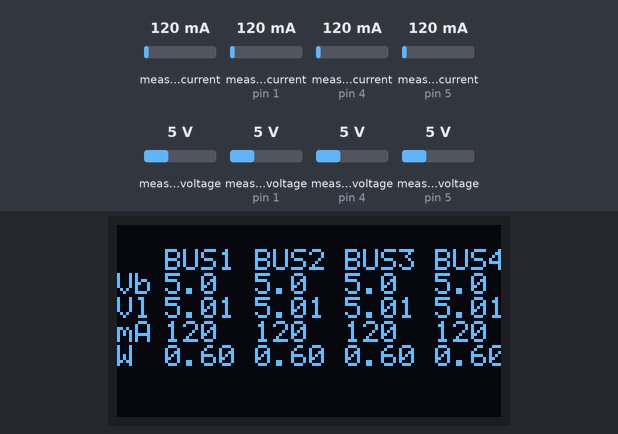
The sketch below on a simulated Arduino Uno, built with avr-gcc and run on an emulated ATmega328P. On the bench: 128×64 one-colour display. The inputs (shaded band) are chosen by the test bench; at power-on: measured current 120 mA, measured current (sensors on pin 1, pin 4, pin 5) 120 mA, measured voltage 5 V, measured voltage (sensors on pin 1, pin 4, pin 5) 5 V.

Above: at 1.2 s.
1.3 s: measured current (sensor 0) set to 40 mA
At 2.3 s:
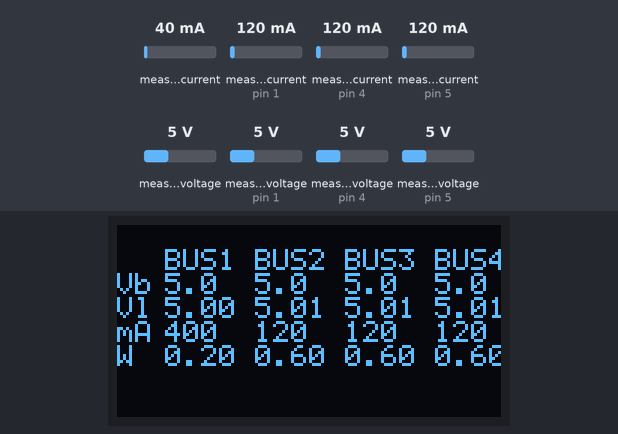
3.1 s: measured current (sensor on pin 1) set to 40 mA
At 3.8 s:
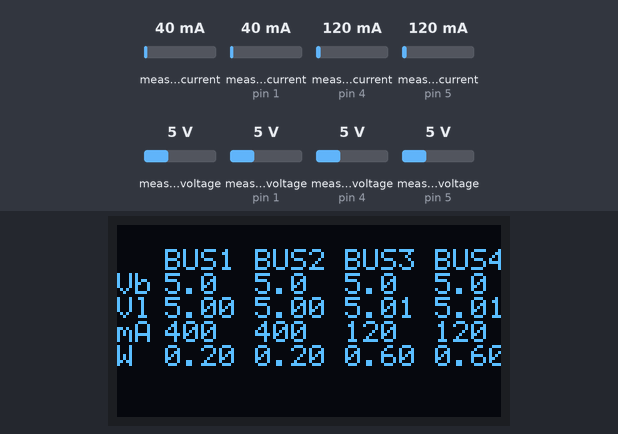
4.7 s: measured current (sensor on pin 4) set to 40 mA
At 5.2 s:
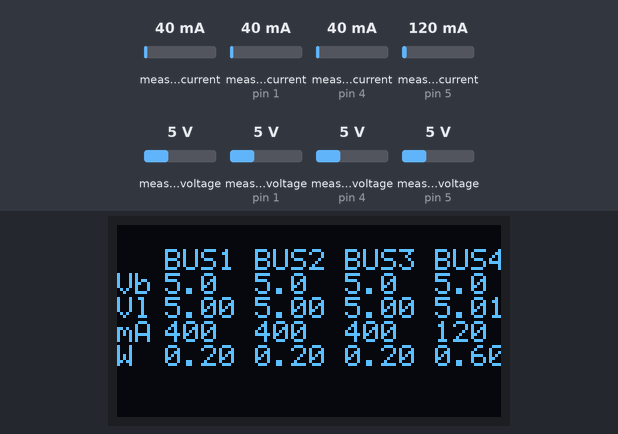
6.3 s: measured current (sensor on pin 5) set to 40 mA
At 7.6 s:
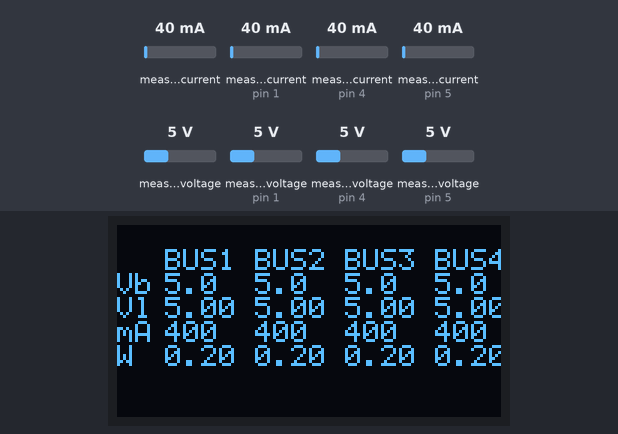
7.9 s: measured voltage (sensor 0) set to 0.3 V
At 9.1 s:
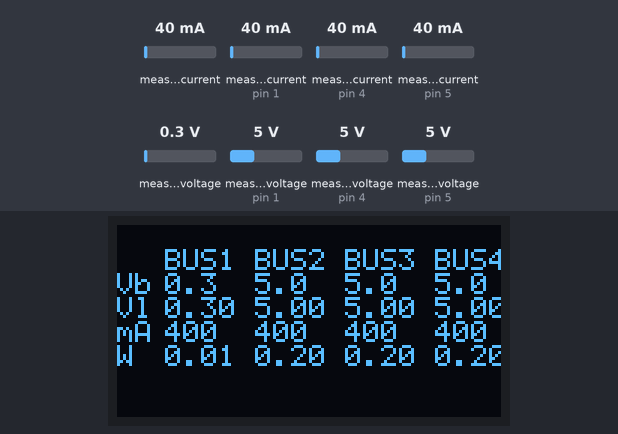
9.4 s: measured voltage (sensor on pin 1) set to 0.3 V
At 10.3 s:
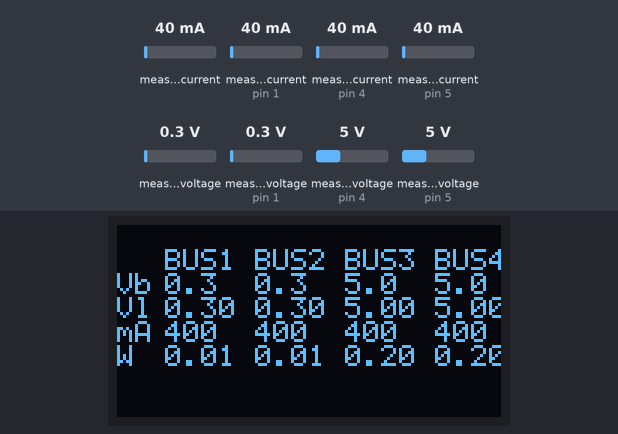
Timing chart, 0 to 12.0 s (numbered marks = the images above; inputs shaded):
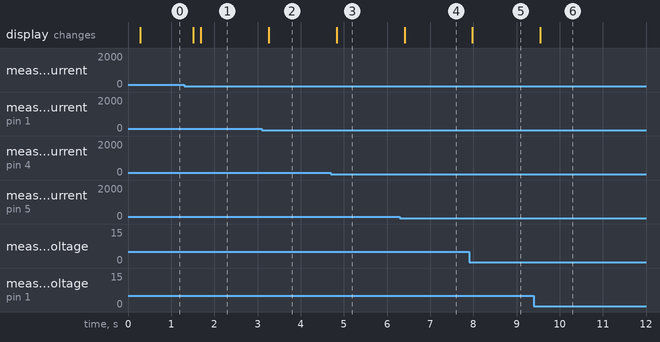

The sketch:

power_meter.ino
```cpp
#include <Wire.h>
#include <Adafruit_INA219.h>
#include "SSD1306Ascii.h"
#include "SSD1306AsciiAvrI2c.h"

#define I2C_ADDRESS 0x3C
SSD1306AsciiAvrI2c oled;
Adafruit_INA219 ina219_A(0x40);
Adafruit_INA219 ina219_B(0x41);
Adafruit_INA219 ina219_C(0x44);
Adafruit_INA219 ina219_D(0x45);

float shuntvoltage_A = 0, shuntvoltage_B = 0, shuntvoltage_C = 0, shuntvoltage_D = 0, busvoltage_A = 0, busvoltage_B = 0, busvoltage_C = 0, busvoltage_D = 0, current_A = 0, current_B = 0, current_C = 0, current_D = 0, loadvoltage_A = 0, loadvoltage_B = 0, loadvoltage_C = 0, loadvoltage_D = 0, power_A = 0, power_B = 0, power_C = 0, power_D = 0, offset = 0, current_off_A = 0;

void setup(void)  {
  uint32_t currentFrequency;

  Serial.begin(9600);

  // Initialize the INA219.
  // By default the initialization will use the largest range (32V, 2A).  However
  // you can call a setCalibration function to change this range (see comments).
  ina219_A.begin();
  ina219_B.begin();
  ina219_C.begin();
  ina219_D.begin();
  oled.begin(&Adafruit128x64, I2C_ADDRESS);
  oled.setFont(System5x7);

  // To use a slightly lower 32V, 1A range (higher precision on amps):
  //ina219.setCalibration_32V_1A();
  // Or to use a lower 16V, 400mA range (higher precision on volts and amps):
  ina219_A.setCalibration_16V_400mA();
  ina219_B.setCalibration_16V_400mA();
  ina219_C.setCalibration_16V_400mA();
  ina219_D.setCalibration_16V_400mA();
}

void loop(void) {
  shuntvoltage_A = ina219_A.getShuntVoltage_mV();
  shuntvoltage_B = ina219_B.getShuntVoltage_mV();
  shuntvoltage_C = ina219_C.getShuntVoltage_mV();
  shuntvoltage_D = ina219_D.getShuntVoltage_mV();
  busvoltage_A = ina219_A.getBusVoltage_V();
  busvoltage_B = ina219_B.getBusVoltage_V();
  busvoltage_C = ina219_C.getBusVoltage_V();
  busvoltage_D = ina219_D.getBusVoltage_V();
  current_A = ina219_A.getCurrent_mA();
  current_B = ina219_B.getCurrent_mA();
  current_C = ina219_C.getCurrent_mA();
  current_D = ina219_D.getCurrent_mA();
  loadvoltage_A = busvoltage_A + (shuntvoltage_A / 1000);
  loadvoltage_B = busvoltage_B + (shuntvoltage_B / 1000);
  loadvoltage_C = busvoltage_C + (shuntvoltage_C / 1000);
  loadvoltage_D = busvoltage_D + (shuntvoltage_D / 1000);

  power_A = loadvoltage_A * current_off_A / 1000;
  power_B = loadvoltage_B * current_B / 1000;
  power_C = loadvoltage_C * current_C / 1000;
  power_D = loadvoltage_D * current_D / 1000;

  current_off_A = current_A+0.7;

  if(current_off_A<=0){
    current_off_A=0;
    power_A = 0;
  }
  if(current_B<=0){
    current_B = 0;
    power_B = 0;
  }
  if(current_C<=0){
    current_C = 0;
    power_C = 0;
  }
  if(current_D<=0){
    current_D = 0;
    power_D = 0;
  }
  float busvoltage_A_r = 0;
  busvoltage_A_r = ((int)(busvoltage_A*100))/100.0;

  oled.setCursor(16,1); oled.print("BUS1"); oled.setCursor(46,1); oled.print("BUS2"); oled.setCursor(76,1); oled.print("BUS3"); oled.setCursor(106,1); oled.print("BUS4");
  oled.setCursor(0,2);
  oled.print("Vb"); oled.setCursor(16,2); oled.print(busvoltage_A, 1); oled.setCursor(46,2); oled.print(busvoltage_B, 1); oled.setCursor(76,2); oled.print(busvoltage_C, 1); oled.setCursor(106,2); oled.print(busvoltage_D, 1);
  oled.setCursor(0,3);
  oled.print("Vl"); oled.setCursor(16,3); oled.print(loadvoltage_A, 2); oled.setCursor(46,3); oled.print(loadvoltage_B, 2); oled.setCursor(76,3); oled.print(loadvoltage_C, 2); oled.setCursor(106,3); oled.print(loadvoltage_D, 2);
  oled.setCursor(0,4);
  oled.print("mA"); oled.setCursor(16,4); oled.print(current_A, 0); oled.setCursor(46,4); oled.print(current_B, 0); oled.setCursor(76,4); oled.print(current_C, 0); oled.setCursor(106,4); oled.print(current_D, 0);
  oled.setCursor(0,5);
  oled.print("W"); oled.setCursor(16,5); oled.print(power_A, 2); oled.setCursor(46,5); oled.print(power_B, 2); oled.setCursor(76,5); oled.print(power_C, 2); oled.setCursor(106,5); oled.print(power_D, 2);

  delay(100);
}
```

Measured:
- after the input at 1.3 s, the display: first changes after 0.22 s (image 1 shows a later state)
- after the input at 3.1 s, the display: changes after 0.17 s (image 2)
- after the input at 4.7 s, the display: changes after 0.14 s (image 3)
- after the input at 6.3 s, the display: changes after 0.11 s (image 4)
- after the input at 7.9 s, the display: changes after 0.08 s (image 5)
- after the input at 9.4 s, the display: changes after 0.15 s (image 6)
